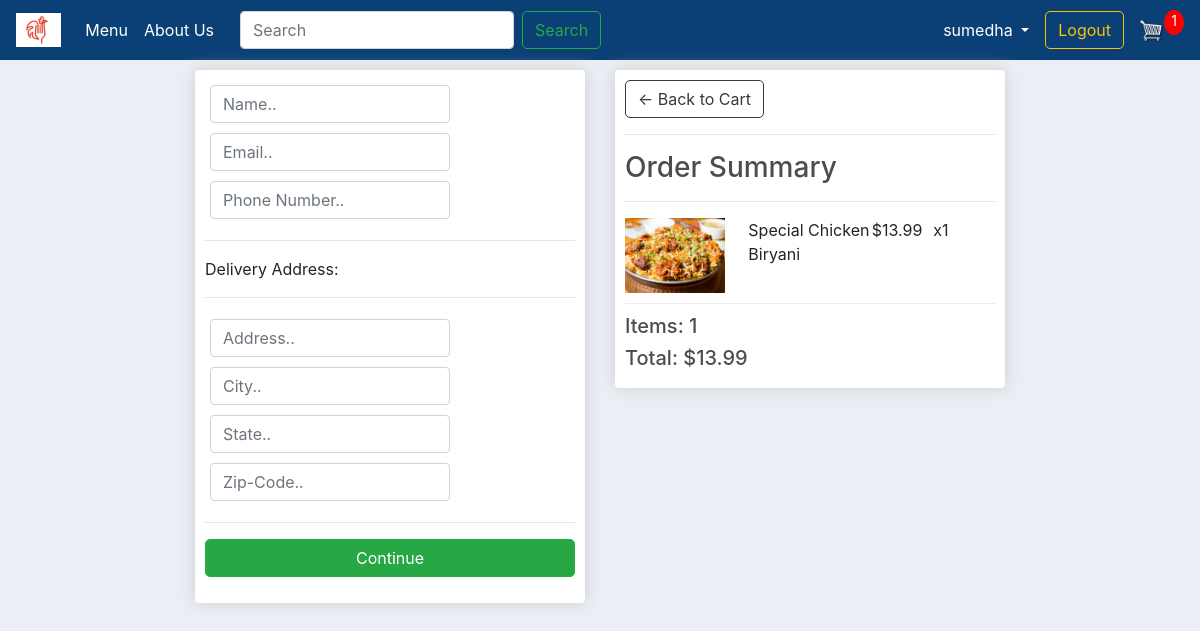
The page /checkout/ (signed in) on the database its author committed.
### store/models.py (models this page shows, shortened)
class OrderItem(models.Model):
    ORDER_TYPE = (
        ('HOME DELIVERY', 'HOME DELIVERY'),
        ('DINE IN', 'DINE IN'),
    )
    item = models.ForeignKey(Item, on_delete=models.SET_NULL, null=True)
    order = models.ForeignKey(Order, on_delete=models.SET_NULL, blank=True, null=True)
    quantity = models.IntegerField(default=0, null=True, blank=True)
    order_type = models.CharField(max_length=100, null=True, blank=True, choices=ORDER_TYPE, default=ORDER_TYPE[0][0])
    date_added = models.DateTimeField(auto_now_add=True)
    @property
    def get_total(self):
        total = self.item.price * self.quantity
        return total

class Item(models.Model):
    CATEGORY = (
        ('VEG', 'VEG'),
        ('NON-VEG', 'NON-VEG'),
        ('SNACKS', 'SNACKS'),
    )
    AVA = (
        ('Yes', 'Yes'),
        ('No', 'No'),
    )
    name = models.CharField(max_length=200, null=True)
    price = models.DecimalField(null=True, max_digits=10, decimal_places=2)
    category = models.CharField(max_length=200, null=True, choices=CATEGORY)
    description = models.CharField(max_length=500, null=True)
    image = models.ImageField(null=True, blank=True)
    available = models.CharField(max_length=200, null=True, choices=AVA, default=AVA[0][0])
    @property
    def imageURL(self):
        try:
            url = self.image.url
        except:
            url = ''
        return url

class Order(models.Model):
    STATUS = (
        ('Pending', 'Pending'),
        ('Delivered', 'Delivered'),
    )
    customer = models.ForeignKey(Customer, on_delete=models.SET_NULL, blank=True, null=True)
    date_ordered = models.DateTimeField(auto_now_add=True)
    complete = models.BooleanField(default=False, null=True, blank=False)
    transaction_id = models.CharField(max_length=200, null=True)
    status = models.CharField(max_length=200, null=True, choices=STATUS, default=STATUS[0][0])
    @property
    def delivery(self):
        delivery = False
        orderitems = self.orderitem_set.all()
        for i in orderitems:
            if i.order_type == "HOME DELIVERY":
                delivery = True
        return delivery
    @property
    def get_cart_total(self):
        orderitems = self.orderitem_set.all()
        total = sum([item.get_total for item in orderitems])
        return total
    @property
    def get_cart_items(self):
        orderitems = self.orderitem_set.all()
        total = sum([item.quantity for item in orderitems])
        return total

### store/views.py (the view)
# urls.py: path('checkout/', views.checkout, name="checkout"),
@login_required(login_url='login')
def checkout(request):
    if request.user.is_authenticated:
        customer = request.user.customer
        order, created = Order.objects.get_or_create(customer=customer, complete=False)
        items = order.orderitem_set.all()
        cartItems = order.get_cart_items
    else:
        order = {'get_cart_total': 0, 'get_cart_items': 0, 'order_type': False}
        items = []
        cartItems = order['get_cart_items']
    context = {'items': items, 'order': order, 'cartItems': cartItems}
    return render(request, 'stores/checkout.html', context)

### store/templates/stores/checkout.html (shortened to what this page needs)
{% extends 'stores/main.html' %}
{% load static %}
{% block content %}
    <div class="row">
        <div class="col-lg-6">
            <div class="box-element" id="form-wrapper">
                <form id="form">
                    <div id="user-info">
                        <div class="form-field">
                            <input required class="form-control" type="text" name="name" placeholder="Name..">
                        </div>
                        <div class="form-field">
                            <input required class="form-control" type="email" name="email" placeholder="Email..">
                        </div>
                        <div class="form-field">
                            <input class="form-control" type="text" name="number" placeholder="Phone Number..">
                        </div>
                    </div>
                    <div id="delivery-info">
                        <hr>
                        <p>Delivery Address:</p>
                        <hr>
                        <div class="form-field">
                            <input class="form-control" type="text" name="address" placeholder="Address..">
                        </div>
                        <div class="form-field">
                            <input class="form-control" type="text" name="city" placeholder="City..">
                        </div>
                        <div class="form-field">
                            <input class="form-control" type="text" name="state" placeholder="State..">
                        </div>
                        <div class="form-field">
                            <input class="form-control" type="text" name="zip_code" placeholder="Zip-Code..">
                        </div>
                    </div>
                    <hr>
                    <input id="form-button" class="btn btn-success btn-block" type="submit" value="Continue">
                </form>
            </div>
            <br>
        </div>
        <div class="col-lg-6">
            <div class="box-element">
                <a class="btn btn-outline-dark" href="{% url 'cart' %}">&#x2190; Back to Cart</a>
                <hr>
                <h3>Order Summary</h3>
                <hr>
                {% for item in items %}
                    <div class="cart-row">
                        <div style="flex:2"><img class="row-image" src="{{ item.item.imageURL }}"></div>
                        <div style="flex:2"><p>{{ item.item.name }}</p></div>
                        <div style="flex:1"><p>${{ item.item.price|floatformat:2 }}</p></div>
                        <div style="flex:1"><p>x{{ item.quantity }}</p></div>
                    </div>
                {% endfor %}
                <h5>Items: {{ order.get_cart_items }}</h5>
                <h5>Total: ${{ order.get_cart_total|floatformat:2 }}</h5>
            </div>
        </div>
    </div>
{% endblock content %}

### store/templates/stores/nav.html (shortened to what this page needs)
{% load static %}
<nav class="navbar navbar-expand-lg navbar-dark bg-dark">
    <a class="navbar-brand" href="{% url 'menu' %}"><img height="34px" src="{% static 'images/logo.jpg' %}"
                                                         alt="Biryani Walla"></a>
    <div class="collapse navbar-collapse" id="navbarSupportedContent">
        <ul class="navbar-nav mr-auto">
            <li class="nav-item active">
                <a class="nav-link" href="{% url 'menu' %}">Menu <span class="sr-only">(current)</span></a>
            </li>
            <li class="nav-item active">
                <a class="nav-link" href="{% url 'about' %}">About Us <span class="sr-only">(current)</span></a>
            </li>
            <form class="form-inline my-2 my-lg-0" action="{% url 'search' %}">
                <input name="query" id="search-input" class="form-control mr-sm-2" type="search" placeholder="Search"
                       aria-label="Search">
                <button class="btn btn-outline-success" type="submit">Search</button>
            </form>
        </ul>
        <div class="form-inline my-2 my-lg-0">
            {% if request.user.is_authenticated %}
                <li class="nav-item dropdown form-inline">
                    <a class="nav-link dropdown-toggle" href="#" id="text-now" data-toggle="dropdown"
                       aria-haspopup="true" aria-expanded="false" style="color: white">
                        {{ request.user }}
                    </a>
                </li>
            {% endif %}
            {% if request.user.is_authenticated %}
                <a href="{% url 'logout' %}" class="btn btn-outline-warning">Logout</a>
            {% endif %}
            <a href="{% url 'cart' %}">
                <img id="cart-icon" alt="cart" src="{% static 'images/cart.png' %}">
            </a>
            <p id="cart-total">{{ cartItems }}</p>
        </div>
    </div>
</nav>

### static/css/main.css (style rules this page uses)
body { background-color: hsl(0, 0%, 98%); }
h1, h2, h3, h4, h5, h6 { color: hsl(0, 0%, 30%); }
.box-element { box-shadow: hsl(0, 0%, 80%) 0 0 16px; background-color: #fff; border-radius: 4px; padding: 10px; }
.bg-dark { background-color: #0b4076 !important; }
#cart-icon { width: 25px; display: inline-block; margin-left: 15px; }
#cart-total { display: block; text-align: center; color: #fff; background-color: red; width: 20px; height: 25px; border-radius: 50%; font-size: 14px; }
.col-lg-4, .col-lg-6, .col-lg-8, .col-lg-12 { margin-top: 10px; }
.btn { border-radius: 5px; }
.row-image { width: 100px; }
.form-field { width: 250px; display: inline-block; padding: 5px; }
body { background-color: #ebeff5; }
.cart-row { display: flex; align-items: flex-start; padding-bottom: 10px; margin-bottom: 10px; border-bottom: 1px solid #ececec; }

### rows shown on the page
OrderItem: item.imageURL (picture), item.name "Special Chicken Biryani", item.price "13.99", quantity "1"
Order: get_cart_items "1", get_cart_total "13.99"

### other values the page prints
{{ request.user }} "sumedha"
{{ cartItems }} "1"
